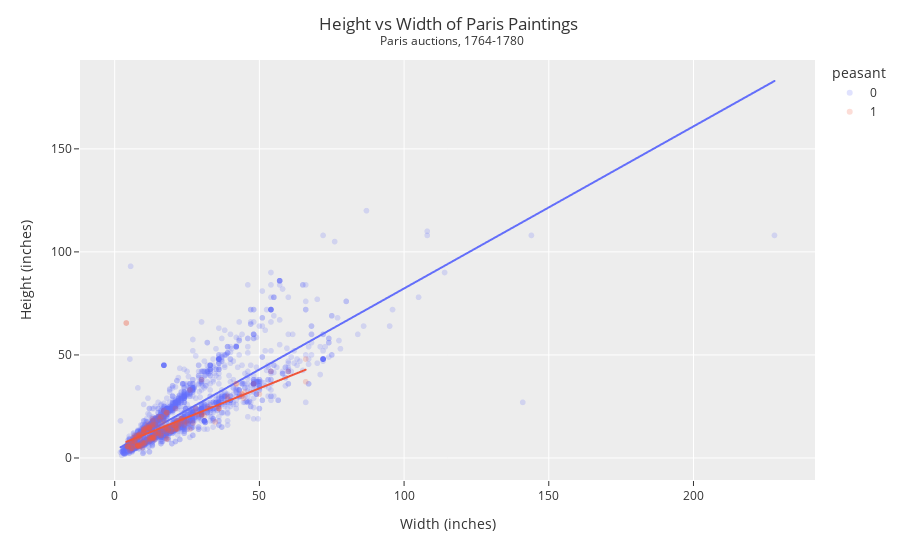

Notebook code cell kept with this figure:
### Markdown cell above
**Exercise 1** part 4

### Code cell
DF['peasant'] = DF['peasant'].apply(lambda x: str(x))

fig = px.scatter(DF,
                 x='Width_in',
                 y="Height_in",
                 color='peasant',
                 opacity=0.2,
                 trendline='ols')

fig.update_layout(template="ggplot2",
                  title='Height vs Width of Paris Paintings <br><sup> Paris auctions, 1764-1780</sup>',
                  title_x=0.5,
                  xaxis_title="Width (inches)",
                  yaxis_title="Height (inches)")

fig.show()

### Figure 1 — Plotly figure (JSON) as saved in the notebook; plotly's stock layout.template omitted (floating-point values rounded to 4 significant figures; data arrays with more than 128 entries replaced by an {"elided": "..."} marker saying what was removed)
{"data": [{"hovertemplate": "peasant=0<br>Width_in=%{x}<br>Height_in=%{y}<extra></extra>", "legendgroup": "0", "marker": {"color": "#636efa", "opacity": 0.2, "symbol": "circle"}, "mode": "markers", "name": "0", "showlegend": true, "type": "scattergl", "x": {"elided": "3181 float values"}, "xaxis": "x", "y": {"elided": "3181 float values"}, "yaxis": "y"}, {"hovertemplate": "<b>OLS trendline</b><br>Height_in = 0.78641 * Width_in + 3.6206<br>R<sup>2</sup>=0.688282<br><br>peasant=0<br>Width_in=%{x}<br>Height_in=%{y} <b>(trend)</b><extra></extra>", "legendgroup": "0", "marker": {"color": "#636efa", "symbol": "circle"}, "mode": "lines", "name": "0", "showlegend": false, "type": "scattergl", "x": {"elided": "2931 float values"}, "xaxis": "x", "y": {"elided": "2931 float values"}, "yaxis": "y"}, {"hovertemplate": "peasant=1<br>Width_in=%{x}<br>Height_in=%{y}<extra></extra>", "legendgroup": "1", "marker": {"color": "#EF553B", "opacity": 0.2, "symbol": "circle"}, "mode": "markers", "name": "1", "showlegend": true, "type": "scattergl", "x": {"elided": "212 float values"}, "xaxis": "x", "y": {"elided": "212 float values"}, "yaxis": "y"}, {"hovertemplate": "<b>OLS trendline</b><br>Height_in = 0.564579 * Width_in + 5.56956<br>R<sup>2</sup>=0.486522<br><br>peasant=1<br>Width_in=%{x}<br>Height_in=%{y} <b>(trend)</b><extra></extra>", "legendgroup": "1", "marker": {"color": "#EF553B", "symbol": "circle"}, "mode": "lines", "name": "1", "showlegend": false, "type": "scattergl", "x": {"elided": "204 float values"}, "xaxis": "x", "y": {"elided": "204 float values"}, "yaxis": "y"}], "layout": {"autosize": true, "legend": {"title": {"text": "peasant"}, "tracegroupgap": 0}, "margin": {"t": 60}, "title": {"text": "Height vs Width of Paris Paintings <br><sup> Paris auctions, 1764-1780</sup>", "x": 0.5}, "xaxis": {"anchor": "y", "autorange": true, "domain": [0, 1], "range": [-11.82, 241.8], "title": {"text": "Width (inches)"}, "type": "linear"}, "yaxis": {"anchor": "x", "autorange": true, "domain": [0, 1], "range": [-12.46, 193.2], "title": {"text": "Height (inches)"}, "type": "linear"}}}
